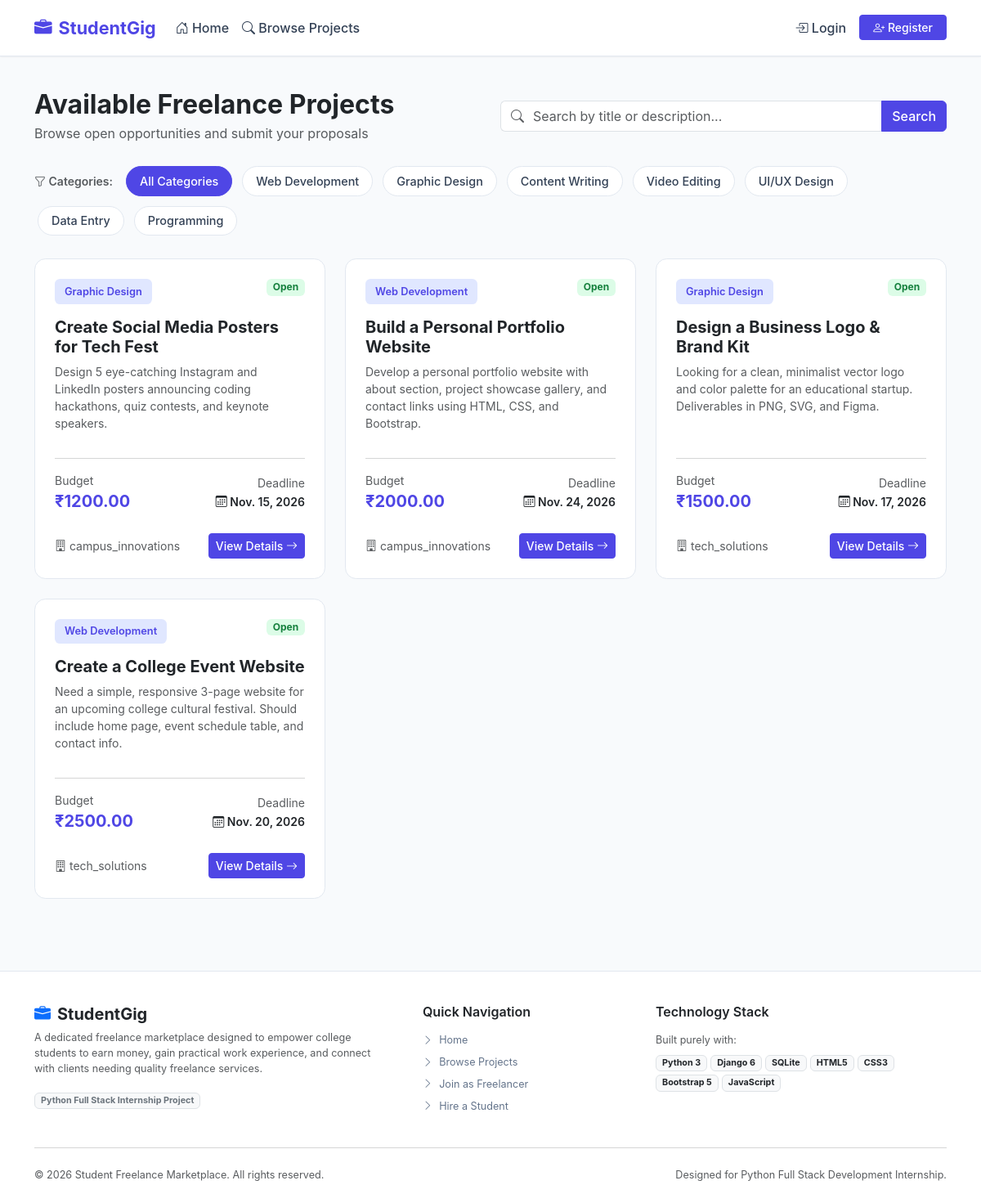
/projects/, run on the app's committed database.
### marketplace/models.py (models this page shows, shortened)
class Project(models.Model):
    CATEGORY_CHOICES = [
        ('Web Development', 'Web Development'),
        ('Graphic Design', 'Graphic Design'),
        ('Content Writing', 'Content Writing'),
        ('Video Editing', 'Video Editing'),
        ('UI/UX Design', 'UI/UX Design'),
        ('Data Entry', 'Data Entry'),
        ('Programming', 'Programming'),
    ]
    STATUS_CHOICES = [
        ('Open', 'Open'),
        ('Assigned', 'Assigned'),
        ('Completed', 'Completed'),
        ('Closed', 'Closed'),
    ]
    client = models.ForeignKey(User, on_delete=models.CASCADE, related_name='projects')
    title = models.CharField(max_length=200)
    description = models.TextField()
    category = models.CharField(max_length=50, choices=CATEGORY_CHOICES)
    budget = models.DecimalField(max_digits=10, decimal_places=2)
    deadline = models.DateField()
    status = models.CharField(max_length=20, choices=STATUS_CHOICES, default='Open')
    created_at = models.DateTimeField(auto_now_add=True)
    class Meta:
        ordering = ['-created_at']

### marketplace/views.py (the view)
# urls.py: path('projects/', views.projects_list, name='projects_list'),
def projects_list(request):
    projects = Project.objects.filter(status='Open')
    query = request.GET.get('q', '').strip()
    if query:
        projects = projects.filter(
            Q(title__icontains=query) | Q(description__icontains=query)
        )
    category = request.GET.get('category', '').strip()
    if category:
        projects = projects.filter(category=category)
    categories = [cat[0] for cat in Project.CATEGORY_CHOICES]
    context = {
        'projects': projects,
        'query': query,
        'selected_category': category,
        'categories': categories,
    }
    return render(request, 'marketplace/projects.html', context)

### marketplace/templates/marketplace/projects.html (shortened to what this page needs)
{% extends 'marketplace/base.html' %}
{% block content %}
<div class="container py-4">
    <div class="row align-items-center mb-4">
        <div class="col-lg-6 mb-3 mb-lg-0">
            <h2 class="fw-bold text-dark mb-1">Available Freelance Projects</h2>
            <p class="text-muted mb-0">Browse open opportunities and submit your proposals</p>
        </div>
        <div class="col-lg-6">
            <form method="get" action="{% url 'projects_list' %}" class="d-flex gap-2">
                <div class="input-group">
                    <span class="input-group-text bg-white border-end-0"><i class="bi bi-search text-muted"></i></span>
                    <input type="text" name="q" class="form-control border-start-0 ps-0" placeholder="Search by title or description..." value="{{ query }}">
                    <button class="btn btn-primary" type="submit">Search</button>
                </div>
            </form>
        </div>
    </div>
    <div class="mb-4 d-flex flex-wrap align-items-center gap-1">
        <span class="fw-semibold text-muted small me-2"><i class="bi bi-funnel"></i> Categories:</span>
        <a href="{% url 'projects_list' %}{% if query %}?q={{ query }}{% endif %}" class="category-filter-btn {% if not selected_category %}active{% endif %}">
            All Categories
        </a>
        {% for cat in categories %}
            <a href="{% url 'projects_list' %}?category={{ cat|urlencode }}{% if query %}&q={{ query }}{% endif %}" class="category-filter-btn {% if selected_category == cat %}active{% endif %}">
                {{ cat }}
            </a>
        {% endfor %}
    </div>
    {% if projects %}
        <div class="row g-4">
            {% for project in projects %}
                <div class="col-md-6 col-lg-4">
                    <div class="project-card p-4">
                        <div class="d-flex justify-content-between align-items-start mb-2">
                            <span class="badge-category">{{ project.category }}</span>
                            <span class="badge badge-open">Open</span>
                        </div>
                        <h5 class="fw-bold mt-2 mb-2">
                            <a href="{% url 'project_detail' project.pk %}" class="text-dark text-decoration-none">
                                {{ project.title }}
                            </a>
                        </h5>
                        <p class="text-muted small flex-grow-1">
                            {{ project.description|truncatewords:24 }}
                        </p>
                        <hr class="my-3 text-muted">
                        <div class="d-flex justify-content-between align-items-center mb-3">
                            <div>
                                <span class="text-muted small d-block">Budget</span>
                                <span class="price-tag">₹{{ project.budget }}</span>
                            </div>
                            <div class="text-end">
                                <span class="text-muted small d-block">Deadline</span>
                                <span class="fw-semibold text-dark small"><i class="bi bi-calendar3"></i> {{ project.deadline }}</span>
                            </div>
                        </div>
                        <div class="d-flex justify-content-between align-items-center pt-2">
                            <span class="small text-muted">
                                <i class="bi bi-building"></i> {{ project.client.username }}
                            </span>
                            <a href="{% url 'project_detail' project.pk %}" class="btn btn-sm btn-primary">
                                View Details <i class="bi bi-arrow-right"></i>
                            </a>
                        </div>
                    </div>
                </div>
            {% endfor %}
        </div>
    {% endif %}
</div>
{% endblock %}

### marketplace/static/marketplace/css/style.css (style rules this page uses)
:root { --primary-color: #4f46e5; --primary-hover: #4338ca; --primary-light: #e0e7ff; --secondary-color: #ffffff; --bg-light: #f8fafc; --card-bg: #ffffff; --text-dark: #0f172a; --text-muted: #64748b; --border-color: #e2e8f0; --success-color: #10b981; --warning-color: #f59e0b; --danger-color: #ef4444; --shadow-sm: 0 1px 2px 0 rgb(0 0 0 / 0.05); --shadow-md: 0 4px 6px -1px rgb(0 0 0 / 0.1), 0 2px 4px -2px rgb(0 0 0 / 0.1); --shadow-lg: 0 10px 15px -3px rgb(0 0 0 / 0.1), 0 4px 6px -4px rgb(0 0 0 / 0.1); }
body { font-family: -apple-system, BlinkMacSystemFont, "Segoe UI", Roboto, "Helvetica Neue", Arial, sans-serif; background-color: var(--bg-light); color: var(--text-dark); min-height: 100vh; display: flex; flex-direction: column; }
.project-card { background-color: var(--card-bg); border: 1px solid var(--border-color); border-radius: 0.85rem; transition: all 0.2s ease; display: flex; flex-direction: column; height: 100%; }
.badge-category { background-color: var(--primary-light); color: var(--primary-color); font-weight: 600; font-size: 0.8rem; padding: 0.35rem 0.75rem; border-radius: 0.4rem; }
.badge-open { background-color: #dcfce7; color: #15803d; }
.category-filter-btn { border-radius: 9999px; padding: 0.4rem 1rem; font-size: 0.9rem; font-weight: 500; margin: 0.25rem; border: 1px solid var(--border-color); background: #ffffff; color: #334155; text-decoration: none; display: inline-block; transition: all 0.15s ease; }
.category-filter-btn:hover, .category-filter-btn.active { background-color: var(--primary-color); color: #ffffff; border-color: var(--primary-color); }
.btn-primary { background-color: var(--primary-color); border-color: var(--primary-color); font-weight: 500; }
.price-tag { font-weight: 700; color: var(--primary-color); font-size: 1.25rem; }

### data on the page
Project: category "Graphic Design", title "Create Social Media Posters for Tech Fest", description "Design 5 eye-catching Instagram and LinkedIn posters announcing coding hackathons, quiz contests, and keynote speakers.", budget "1200.00", deadline "Nov. 15, 2026", client.username "campus_innovations"
Project: category "Web Development", title "Build a Personal Portfolio Website", description "Develop a personal portfolio website with about section, project showcase gallery, and contact links using HTML, CSS, and Bootstrap.", budget "2000.00", deadline "Nov. 24, 2026", client.username "campus_innovations"
Project: category "Graphic Design", title "Design a Business Logo & Brand Kit", description "Looking for a clean, minimalist vector logo and color palette for an educational startup. Deliverables in PNG, SVG, and Figma.", budget "1500.00", deadline "Nov. 17, 2026", client.username "tech_solutions"
Project: category "Web Development", title "Create a College Event Website", description "Need a simple, responsive 3-page website for an upcoming college cultural festival. Should include home page, event schedule table, and contact info.", budget "2500.00", deadline "Nov. 20, 2026", client.username "tech_solutions"

### other printed values
{{ cat }} "Web Development" "Graphic Design" "Content Writing" "Video Editing" "UI/UX Design" "Data Entry" "Programming"
